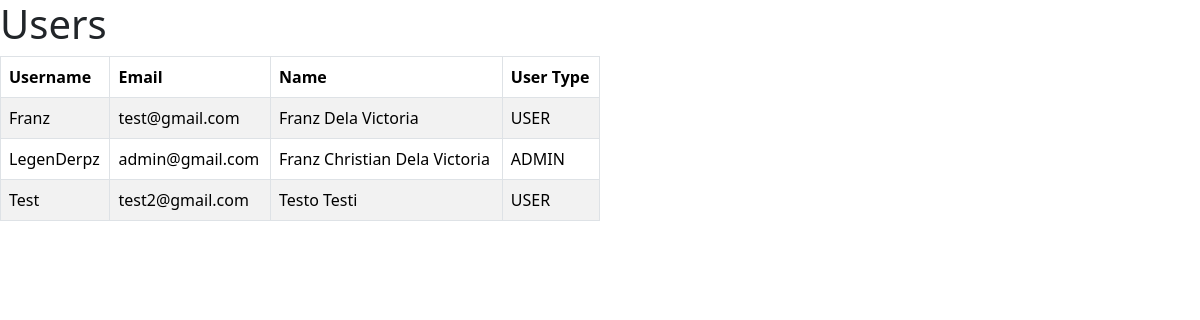
Page /test.php on the committed database.
### tables this page shows
CREATE TABLE `users` (
  `id` char(36) NOT NULL DEFAULT uuid(),
  `username` varchar(255) NOT NULL,
  `email` varchar(255) NOT NULL,
  `password` varchar(255) NOT NULL,
  `firstName` varchar(255) NOT NULL,
  `lastName` varchar(255) NOT NULL,
  `userType` varchar(255) NOT NULL
);

### test.php (the view, shortened to what this page needs)
<?php
    require_once 'config/db_config.php';
    $searchQuery = "SELECT * FROM users";
    $searchResult = mysqli_query($conn, $searchQuery);
?>
<!DOCTYPE html>
<html lang="en">
<head>
    <link rel="stylesheet" href="https://cdn.jsdelivr.net/npm/bootstrap@5.3.3/dist/css/bootstrap.min.css">
</head>
<body>
    <div class="col-sm-6">
        <h1>Users</h1>
        <table class="table table-bordered table-striped table-hover">
            <thead>
                <tr>
                    <th>Username</th>
                    <th>Email</th>
                    <th>Name</th>
                    <th>User Type</th>
                </tr>
            </thead>
            <tbody>
                <?php
                    while($row = mysqli_fetch_array($searchResult)){?>
                    <tr>
                        <td><?=$row['username'] ?></td>
                        <td><?=$row['email'] ?></td>
                        <td><?=$row['firstName']." ".$row['lastName']?></td>
                        <td><?=$row['userType'] ?></td>
                    </tr>
                <?php } ?>
            </tbody>
        </table>
    </div>
</body>
</html>

### rows in the picture
users: username "Franz", email "test@gmail.com", firstName "Franz", lastName "Dela Victoria", userType "USER"
users: username "LegenDerpz", email "admin@gmail.com", firstName "Franz Christian", lastName "Dela Victoria", userType "ADMIN"
users: username "Test", email "test2@gmail.com", firstName "Testo", lastName "Testi", userType "USER"
